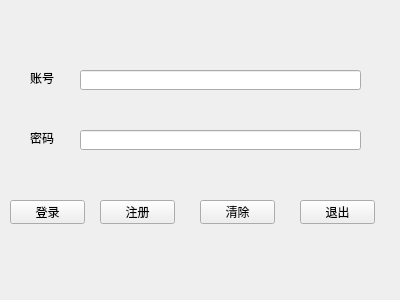
<?xml version="1.0" encoding="UTF-8"?>
<ui version="4.0">
 <class>MainWindow</class>
 <widget class="QWidget" name="MainWindow">
  <property name="geometry">
   <rect>
    <x>0</x>
    <y>0</y>
    <width>400</width>
    <height>300</height>
   </rect>
  </property>
  <property name="windowTitle">
   <string>MainWindow</string>
  </property>
  <widget class="QPushButton" name="pushButton">
   <property name="geometry">
    <rect>
     <x>10</x>
     <y>200</y>
     <width>75</width>
     <height>24</height>
    </rect>
   </property>
   <property name="text">
    <string>登录</string>
   </property>
  </widget>
  <widget class="QPushButton" name="pushButton_2">
   <property name="geometry">
    <rect>
     <x>100</x>
     <y>200</y>
     <width>75</width>
     <height>24</height>
    </rect>
   </property>
   <property name="text">
    <string>注册</string>
   </property>
  </widget>
  <widget class="QLabel" name="label">
   <property name="geometry">
    <rect>
     <x>30</x>
     <y>70</y>
     <width>54</width>
     <height>16</height>
    </rect>
   </property>
   <property name="text">
    <string>账号</string>
   </property>
  </widget>
  <widget class="QLabel" name="label_2">
   <property name="geometry">
    <rect>
     <x>30</x>
     <y>130</y>
     <width>54</width>
     <height>16</height>
    </rect>
   </property>
   <property name="text">
    <string>密码</string>
   </property>
  </widget>
  <widget class="QLineEdit" name="lineEdit">
   <property name="geometry">
    <rect>
     <x>80</x>
     <y>70</y>
     <width>281</width>
     <height>20</height>
    </rect>
   </property>
  </widget>
  <widget class="QLineEdit" name="lineEdit_2">
   <property name="geometry">
    <rect>
     <x>80</x>
     <y>130</y>
     <width>281</width>
     <height>20</height>
    </rect>
   </property>
  </widget>
  <widget class="QPushButton" name="pushButton_3">
   <property name="geometry">
    <rect>
     <x>200</x>
     <y>200</y>
     <width>75</width>
     <height>24</height>
    </rect>
   </property>
   <property name="text">
    <string>清除</string>
   </property>
  </widget>
  <widget class="QPushButton" name="pushButton_4">
   <property name="geometry">
    <rect>
     <x>300</x>
     <y>200</y>
     <width>75</width>
     <height>24</height>
    </rect>
   </property>
   <property name="text">
    <string>退出</string>
   </property>
  </widget>
 </widget>
 <resources/>
 <connections/>
</ui>
